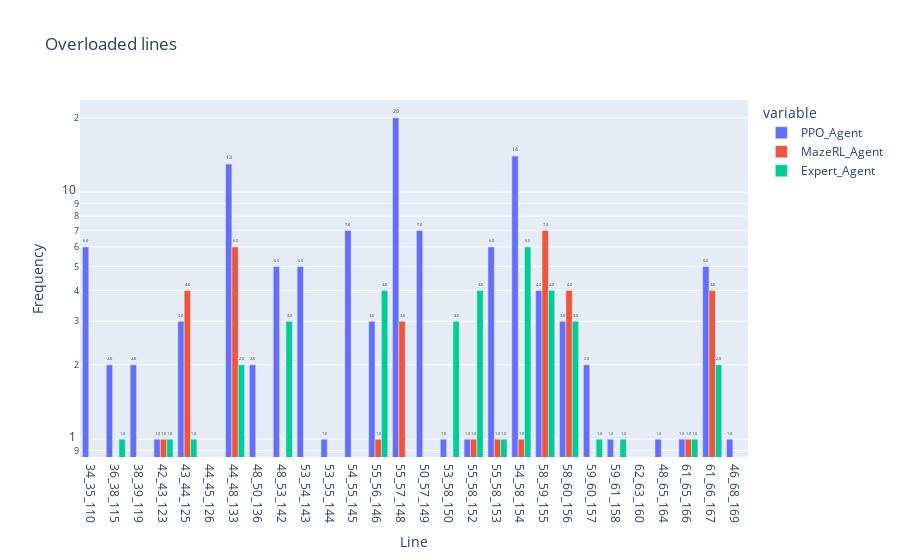

Notebook cell for this chart:
### Markdown cell above
# <a class="anchor" id="actions_impact">Impact of actions on objects</a>
### 1. Impact on lines
#### 1.1 Overloaded lines

### Code cell
aa.plot_lines_impact_multi_agent(agents.agents_data, title="Overloaded lines")

### Figure 1 — Plotly figure (JSON) as saved in the notebook; plotly's stock layout.template omitted (floating-point values rounded to 4 significant figures)
{"data": [{"alignmentgroup": "True", "hovertemplate": "variable=PPO_Agent<br>Line=%{x}<br>Frequency=%{y}<extra></extra>", "legendgroup": "PPO_Agent", "marker": {"color": "#636efa", "pattern": {"shape": ""}}, "name": "PPO_Agent", "offsetgroup": "wide_variable_0", "orientation": "v", "showlegend": true, "textposition": "outside", "texttemplate": "%{y:.2s}", "x": ["34_35_110", "36_38_115", "38_39_119", "42_43_123", "43_44_125", "44_45_126", "44_48_133", "48_50_136", "48_53_142", "53_54_143", "53_55_144", "54_55_145", "55_56_146", "55_57_148", "50_57_149", "53_58_150", "55_58_152", "55_58_153", "54_58_154", "58_59_155", "58_60_156", "59_60_157", "59_61_158", "62_63_160", "48_65_164", "61_65_166", "61_66_167", "46_68_169"], "xaxis": "x", "y": [6.0, 2.0, 2.0, 1.0, 3.0, 0.0, 13.0, 2.0, 5.0, 5.0, 1.0, 7.0, 3.0, 20.0, 7.0, 1.0, 1.0, 6.0, 14.0, 4.0, 3.0, 2.0, 1.0, 0.0, 1.0, 1.0, 5.0, 1.0], "yaxis": "y", "type": "bar", "textfont": {"size": 12}, "cliponaxis": false, "textangle": 0}, {"alignmentgroup": "True", "hovertemplate": "variable=MazeRL_Agent<br>Line=%{x}<br>Frequency=%{y}<extra></extra>", "legendgroup": "MazeRL_Agent", "marker": {"color": "#EF553B", "pattern": {"shape": ""}}, "name": "MazeRL_Agent", "offsetgroup": "wide_variable_1", "orientation": "v", "showlegend": true, "textposition": "outside", "texttemplate": "%{y:.2s}", "x": ["34_35_110", "36_38_115", "38_39_119", "42_43_123", "43_44_125", "44_45_126", "44_48_133", "48_50_136", "48_53_142", "53_54_143", "53_55_144", "54_55_145", "55_56_146", "55_57_148", "50_57_149", "53_58_150", "55_58_152", "55_58_153", "54_58_154", "58_59_155", "58_60_156", "59_60_157", "59_61_158", "62_63_160", "48_65_164", "61_65_166", "61_66_167", "46_68_169"], "xaxis": "x", "y": [null, null, null, 1.0, 4.0, 0.0, 6.0, 0.0, null, null, null, null, 1.0, 3.0, null, null, 1.0, 1.0, 1.0, 7.0, 4.0, null, null, 0.0, null, 1.0, 4.0, null], "yaxis": "y", "type": "bar", "textfont": {"size": 12}, "cliponaxis": false, "textangle": 0}, {"alignmentgroup": "True", "hovertemplate": "variable=Expert_Agent<br>Line=%{x}<br>Frequency=%{y}<extra></extra>", "legendgroup": "Expert_Agent", "marker": {"color": "#00cc96", "pattern": {"shape": ""}}, "name": "Expert_Agent", "offsetgroup": "wide_variable_2", "orientation": "v", "showlegend": true, "textposition": "outside", "texttemplate": "%{y:.2s}", "x": ["34_35_110", "36_38_115", "38_39_119", "42_43_123", "43_44_125", "44_45_126", "44_48_133", "48_50_136", "48_53_142", "53_54_143", "53_55_144", "54_55_145", "55_56_146", "55_57_148", "50_57_149", "53_58_150", "55_58_152", "55_58_153", "54_58_154", "58_59_155", "58_60_156", "59_60_157", "59_61_158", "62_63_160", "48_65_164", "61_65_166", "61_66_167", "46_68_169"], "xaxis": "x", "y": [0.0, 1.0, null, 1.0, 1.0, 0.0, 2.0, 0.0, 3.0, null, null, null, 4.0, null, null, 3.0, 4.0, 1.0, 6.0, 4.0, 3.0, 1.0, 1.0, 0.0, null, 1.0, 2.0, null], "yaxis": "y", "type": "bar", "textfont": {"size": 12}, "cliponaxis": false, "textangle": 0}], "layout": {"xaxis": {"anchor": "y", "domain": [0.0, 1.0], "title": {"text": "Line"}}, "yaxis": {"anchor": "x", "domain": [0.0, 1.0], "title": {"text": "Frequency"}, "type": "log"}, "legend": {"title": {"text": "variable"}, "tracegroupgap": 0}, "title": {"text": "Overloaded lines"}, "barmode": "group"}}
